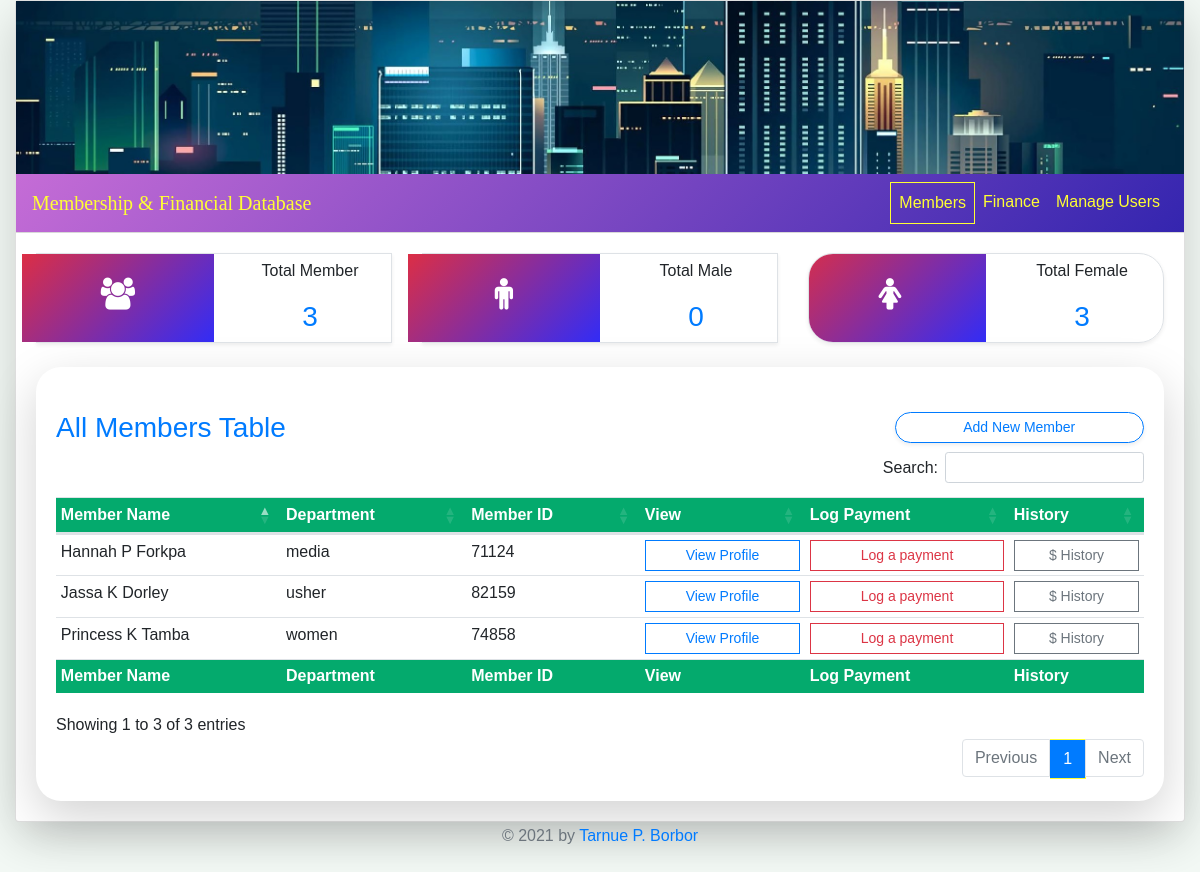
The page /membership.php (signed in) on the database its author committed.
### tables this page shows
CREATE TABLE `membership_table` (
  `id` int(11) NOT NULL,
  `mem_pic` varchar(225) NOT NULL,
  `fName` varchar(50) NOT NULL,
  `mName` varchar(50) NOT NULL,
  `lName` varchar(50) NOT NULL,
  `sex` varchar(1) NOT NULL,
  `dob` date NOT NULL,
  `occupation` varchar(100) NOT NULL,
  `entity` varchar(100) NOT NULL,
  `country` varchar(100) NOT NULL,
  `county` varchar(100) NOT NULL,
  `province` varchar(100) NOT NULL,
  `home_or_city` varchar(100) NOT NULL,
  `nationality` varchar(100) NOT NULL,
  `email` varchar(100) NOT NULL,
  `address` varchar(225) NOT NULL,
  `matital_status` varchar(50) NOT NULL,
  `btsml_status` varchar(50) NOT NULL,
  `former_reg` varchar(100) NOT NULL,
  `prev_church` varchar(100) NOT NULL,
  `contact` varchar(20) NOT NULL,
  `department` varchar(100) NOT NULL,
  `phy_status` varchar(100) NOT NULL,
  `member_id` varchar(8) NOT NULL
);

### includes/connect.php (called while the page is built, shortened)
<?php
Class Dbh {
	public function connection(){
		$this->servername = "localhost";
		$this->username = "root";
		$this->password = "";
		$this->myDb = "church_db";
		try {
			    $dsn = "mysql:host=".$this->servername.";dbname=".$this->myDb;
			    $pdo =  new PDO($dsn, $this->username, $this->password);
			    $pdo->setAttribute(PDO::ATTR_ERRMODE, PDO::ERRMODE_EXCEPTION);
			    return $pdo;
			    }
			catch(PDOException $e)
			    {
			    echo "Connection failed: " . $e->getMessage();
			    }
	}
}

### includes/model.php (called while the page is built, shortened)
<?php
include 'connect.php';
Class Query extends Dbh {
	public function select_data($tableName){
		$sql = $this->connection()->query("SELECT * FROM $tableName  ORDER BY id DESC ");
		return $sql;
	}
}

### includes/member_table.php (the view, shortened to what this page needs)
<table id="example" class="table  table-sm" >
	<thead class="mt-1" >
		<tr>
			<th>Member Name</th>
			<th>Department </th>
			<th>Member ID</th>
			<th>View</th>
			<th>Log Payment</th>
			<th>History</th>
		</tr>
	</thead>
	<tbody>
		<?php
		include_once('model.php');
		$pdoObj = new Query();
		$members = $pdoObj->select_data('membership_table');
		while ($rows = $members->fetch()) {
			?>
			<tr>
				<td><?php echo $rows['fName'].' '.$rows['mName'].' '.$rows['lName']; ?></td>
				<td><?php echo $rows['department'] ?></td>
				<td><?php echo $rows['member_id'] ?></td>
				<td><button id="<?php echo $rows['member_id'] ?>" class="view btn btn-block btn-sm btn-outline-primary rounded-0">View Profile</button></td>
				<td><button id="<?php echo $rows['member_id'] ?>" class="log_payment btn btn-block btn-sm btn-outline-danger rounded-0">Log a payment</button></td>
				<td class=""><button id="<?php echo $rows['member_id'] ?>" class="history btn btn-block btn-sm btn-outline-secondary rounded-0">$ History</button></td>
			</tr>
			<?php
		}
		?>
		<tfoot>
			<tr>
				<th>Member Name</th>
				<th>Department </th>
				<th>Member ID</th>
				<th>View</th>
				<th>Log Payment</th>
				<th>History</th>
			</tr>
		</tfoot>
	</tbody>
</table>

### css/customStyle1.css (style rules this page uses)
body, html { margin: 0; padding: 0; height: 100%; font-family: Arial; }
body { background: rgba(217,238,225,.3); }
table { border-collapse: collapse; width: 100%; }
th, td { text-align: left; padding: 8px; }
tr:nth-child(even) { background-color: #f2f2f2 }
th { background-color: #04AA6D; color: white; }

### rows shown on the page
membership_table: fName "Hannah", mName "P", lName "Forkpa", department "media", member "71124"
membership_table: fName "Princess", mName "K", lName "Tamba", department "women", member "74858"
membership_table: fName "Jassa", mName "K", lName "Dorley", department "usher", member "82159"

### other values the page prints
$counter->count_total_members() "3"
$counter->count_total_males() "0"
$counter->count_total_females() "3"
